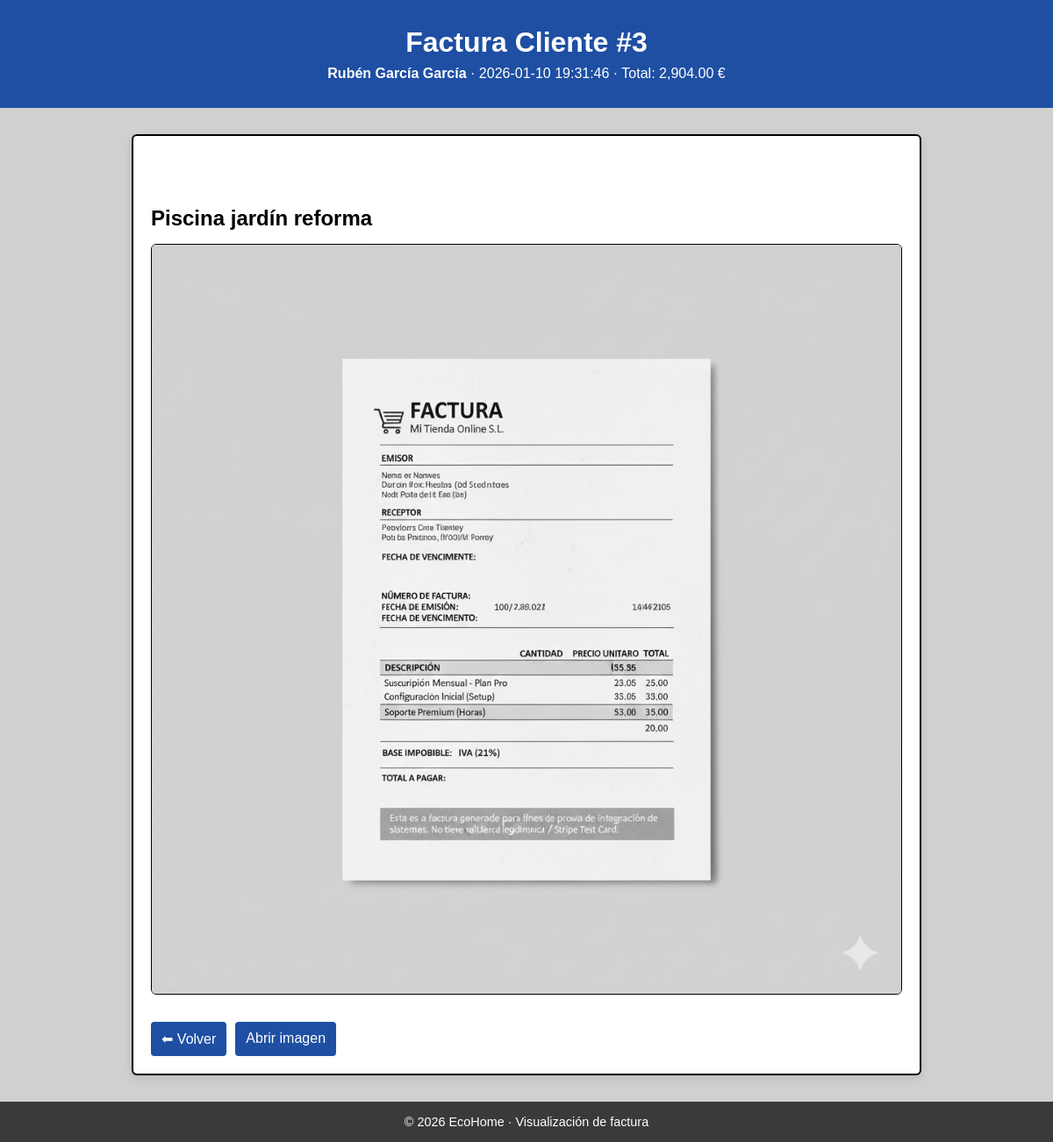
Page /ver_factura_cliente.php?id=3&back=informes_facturas_clientes&open=pend&focus=pend_3 (signed in) on the committed database.
### tables this page shows
CREATE TABLE facturas_clientes (
  id INTEGER PRIMARY KEY AUTOINCREMENT,
  trabajador_id INTEGER NOT NULL,
  creado_en TEXT NOT NULL DEFAULT (datetime('now')),
  cliente_nombre TEXT NOT NULL,
  cliente_email TEXT,
  concepto TEXT NOT NULL,
  base_imponible REAL NOT NULL CHECK (base_imponible >= 0),
  iva_porcentaje REAL NOT NULL DEFAULT 21 CHECK (iva_porcentaje >= 0),
  total REAL NOT NULL CHECK (total >= 0),
  estado TEXT NOT NULL DEFAULT 'pendiente' CHECK (estado IN ('pendiente','pagada')), archivo_path TEXT,
  FOREIGN KEY (trabajador_id) REFERENCES trabajadores(id)
);

### ver_factura_cliente.php (the view, shortened to what this page needs)
<?php
$back = $_GET['back'] ?? 'facturas';
$backUrl = match ($back) {
    'facturas_pagos'              => 'facturas_pagos.php',
    'facturas_crear'              => 'facturas_crear.php',
    'facturas_pagadas'            => 'facturas_pagadas.php',
    'facturas'                    => 'facturas.php',
    'informes_facturas_clientes'  => 'informes_facturas_clientes.php',
    'informes_facturas_resumen'   => 'informes_facturas_resumen.php',
    'informes_facturas'           => 'informes_facturas.php',
    'informes'                    => 'informes.php',
    default                       => 'facturas.php',
};
$open  = trim($_GET['open'] ?? '');
$focus = trim($_GET['focus'] ?? '');
$queryBack = [];
if ($open !== '')  $queryBack['open']  = $open;
if ($focus !== '') $queryBack['focus'] = $focus;
$backUrlFinal = $backUrl;
if ($queryBack) {
    $backUrlFinal .= (str_contains($backUrlFinal, '?') ? '&' : '?') . http_build_query($queryBack);
}
$id = (int)($_GET['id'] ?? 0);
$pdo = getPDO();
$stmt = $pdo->prepare("
    SELECT id, cliente_nombre, concepto, archivo_path, total, creado_en
    FROM facturas_clientes
    WHERE id = :id
");
$stmt->execute([':id' => $id]);
$fc = $stmt->fetch();
$path = (string)$fc['archivo_path'];
?>
<!DOCTYPE html>
<html lang="es">
<head>
    <link rel="stylesheet" href="style.css">
</head>
<body>
<header class="header">
    <h1>Factura Cliente #<?= (int)$fc['id'] ?></h1>
    <p>
        <strong><?= htmlspecialchars($fc['cliente_nombre']) ?></strong>
        · <?= htmlspecialchars($fc['creado_en']) ?>
        · Total: <?= number_format((float)$fc['total'], 2) ?> €
    </p>
</header>
<main class="main">
    <section class="dashboard-box" style="max-width: 900px; text-align:left;">
        <h2><?= htmlspecialchars($fc['concepto']) ?></h2>
        <div style="margin-top:15px;">
            <img src="<?= htmlspecialchars($path) ?>" alt="Factura adjunta"
                 style="max-width:100%; border:1px solid #000; border-radius:6px;">
        </div>
        <div style="margin-top:15px; display:flex; gap:10px; flex-wrap:wrap;">
            <a class="link-btn" href="<?= htmlspecialchars($backUrlFinal) ?>">⬅ Volver</a>
            <a class="link-btn" href="<?= htmlspecialchars($path) ?>" target="_blank" rel="noopener">Abrir imagen</a>
        </div>
    </section>
</main>
<footer class="footer">
    <p>© 2026 EcoHome · Visualización de factura</p>
</footer>
</body>
</html>

### style.css (style rules this page uses)
* { margin: 0; padding: 0; box-sizing: border-box; font-family: Arial, Helvetica, sans-serif; }
:root { --azul: #1e4fa3; --naranja: #f28c28; --gris: #3a3a3a; --gris-claro: #f2f2f2; }
body { background-color: var(--gris-claro); min-height: 100vh; display: flex; flex-direction: column; }
.header { background-color: var(--azul); color: white; text-align: center; padding: 30px 20px; }
.header h1 { font-size: 2rem; }
.header p { margin-top: 8px; font-size: 1rem; }
.main { flex: 1; display: flex; justify-content: center; align-items: center; }
.footer { background-color: var(--gris); color: white; text-align: center; padding: 15px; font-size: 0.9rem; }
.link-btn { display: inline-block; margin-top: 12px; text-decoration: none; text-align: center; background-color: var(--azul); color: white; padding: 10px 12px; border-radius: 4px; }
.dashboard-box { background: white; padding: 30px; border-radius: 8px; width: 100%; max-width: 600px; text-align: center; box-shadow: 0 4px 10px rgba(0, 0, 0, 0.1); }
h2 { margin-top: 60px; }
body { background-color: #d0d0ce; }
.dashboard-box { background-color: #ffffff; padding: 20px; border-radius: 6px; border: 2px solid #000; }
.main { margin-top: 30px; margin-bottom: 30px; }

### rows in the picture
facturas_clientes: id "3", cliente_nombre "Rubén García García", creado_en "2026-01-10 19:31:46", total "2,904.00", concepto "Piscina jardín reforma", archivo_path (picture)
